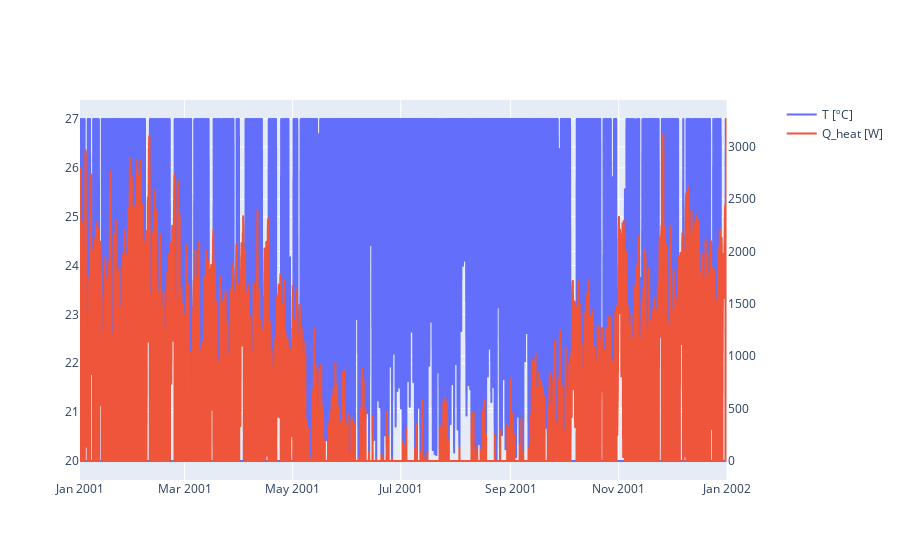

Notebook cell for this chart:
### Code cell
variables = [pro.component("space_1").variable("temperature"),pro.component("space_1").variable("Q_heating")]
sim.plot(pro.dates(),variables,["T [ºC]","Q_heat [W]"],[1,2])

### Figure 1 — Plotly figure (JSON) as saved in the notebook; plotly's stock layout.template omitted (floating-point values rounded to 4 significant figures; data arrays with more than 128 entries replaced by an {"elided": "..."} marker saying what was removed)
{"data": [{"hovertemplate": "date=%{x}<br>T [ºC]=%{y}<extra></extra>", "legendgroup": "", "line": {"dash": "solid"}, "marker": {"symbol": "circle"}, "mode": "lines", "name": "T [ºC]", "showlegend": true, "type": "scattergl", "x": {"elided": "8760 str values"}, "xaxis": "x", "y": {"elided": "8760 float values"}, "yaxis": "y"}, {"hovertemplate": "date=%{x}<br>Q_heat [W]=%{y}<extra></extra>", "legendgroup": "", "line": {"dash": "solid"}, "marker": {"symbol": "circle"}, "mode": "lines", "name": "Q_heat [W]", "showlegend": true, "type": "scattergl", "x": {"elided": "8760 str values"}, "xaxis": "x", "y": {"elided": "8760 float values"}, "yaxis": "y2"}], "layout": {"xaxis": {"anchor": "y", "domain": [0, 0.94]}, "yaxis": {"anchor": "x", "domain": [0, 1]}, "yaxis2": {"anchor": "x", "overlaying": "y", "side": "right"}}}
